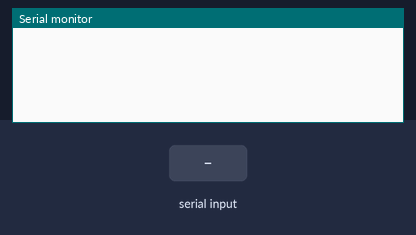
Simulated run of this sketch. Board: Arduino Uno, built with avr-gcc and run on an emulated ATmega328P. On the bench: the last lines printed to the serial monitor. The inputs (shaded band) are chosen by the test bench.

Above: at 1.2 s.
1.3 s: "." received over the second serial link
At 2.0 s:
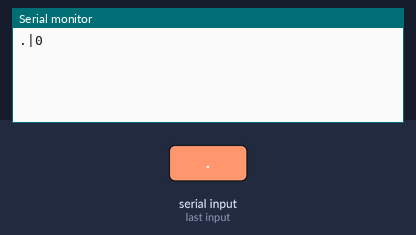
2.8 s: "90,45,200\n" received over the second serial link
At 3.7 s:
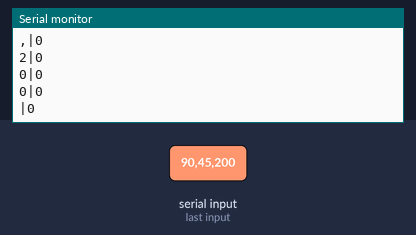
4.3 s: "A90\n" received over the second serial link
At 5.5 s:
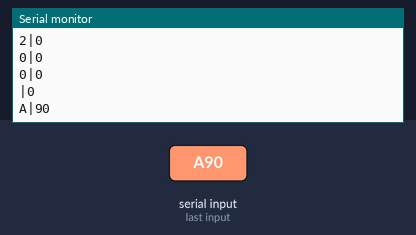
5.8 s: "B90\n" received over the second serial link
At 6.6 s:
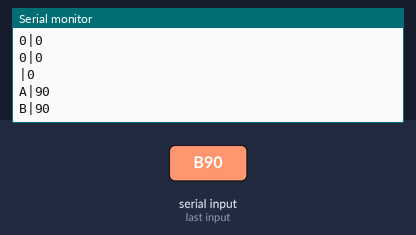
7.3 s: "C90\n" received over the second serial link
At 7.8 s:
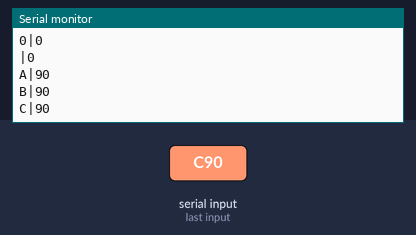
8.8 s: "D90\n" received over the second serial link
At 10.1 s:
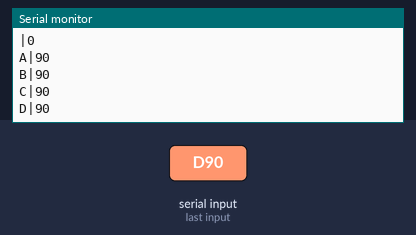
Timing chart, 0 to 11.3 s (numbered marks = the images above; inputs shaded):
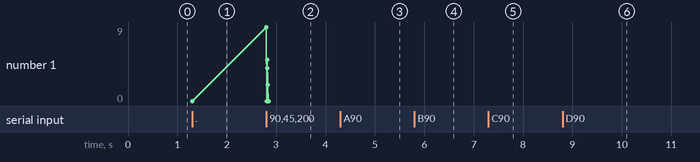

The sketch:

bluetooth.ino
```cpp
#include <SoftwareSerial.h>
SoftwareSerial btSerial(7,8);       //bluetooth

int bt_time = 0;
char bt_temp;

void setup()
{
  Serial.begin(9600);
  btSerial.begin(9600);
}

void loop()
{
  if(Serial.available()) //시리얼 대신 센서값으로 변경
    btSerial.write(Serial.read()); //100값을 주면 물이 다찼음을 알림

  if(btSerial.available()){
    bt_temp = btSerial.read();

    switch(bt_temp) {
      //차갑게
      case 'A':
        bt_time=btSerial.parseInt();
        if(btSerial.read()=='.')break;
        break;
      //시원
      case 'B':
        bt_time=btSerial.parseInt();
        if(btSerial.read()=='.')break;
        break;
      //따뜻
      case 'C':
        bt_time=btSerial.parseInt();
        if(btSerial.read()=='.')break;
        break;
      //뜨겁
      case 'D':
        bt_time=btSerial.parseInt();
        if(btSerial.read()=='.')break;
        break;
      }
      Serial.print(bt_temp);
      Serial.print("|");
      Serial.println(bt_time);
    }
  }
```

Measured:
- after the input at 1.3 s, the serial monitor: prints a new line at once (image 1)
- after the input at 2.8 s, the serial monitor: prints a new line at once (image 2)
- after the input at 4.3 s, the serial monitor: prints a new line at once (image 3)
- after the input at 5.8 s, the serial monitor: prints a new line at once (image 4)
- after the input at 7.3 s, the serial monitor: prints a new line at once (image 5)
- after the input at 8.8 s, the serial monitor: prints a new line at once (image 6)
